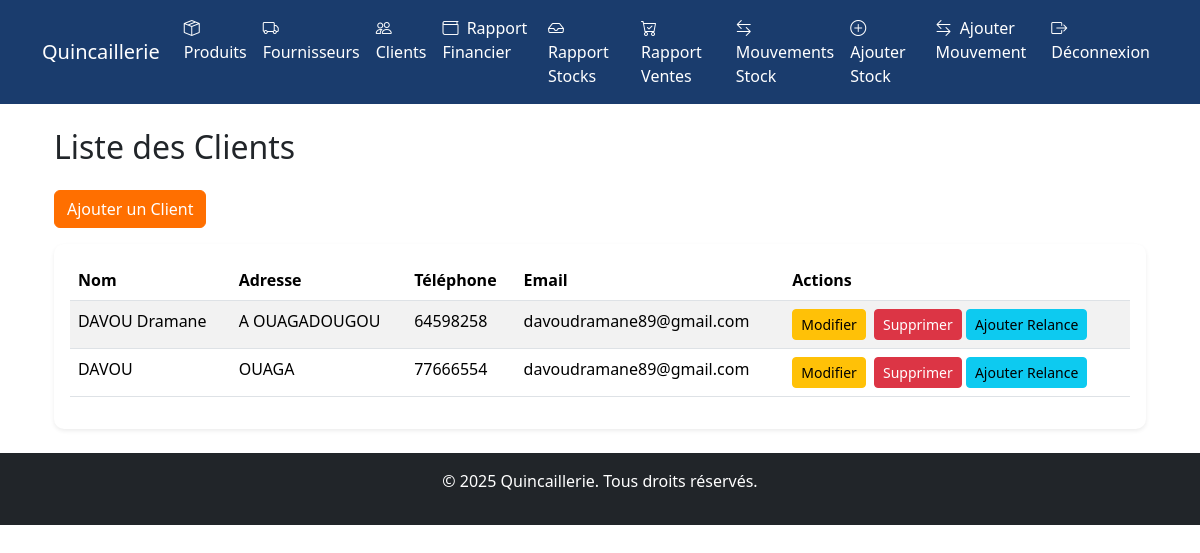
Page /clients/ (signed in) on the earlier database version.
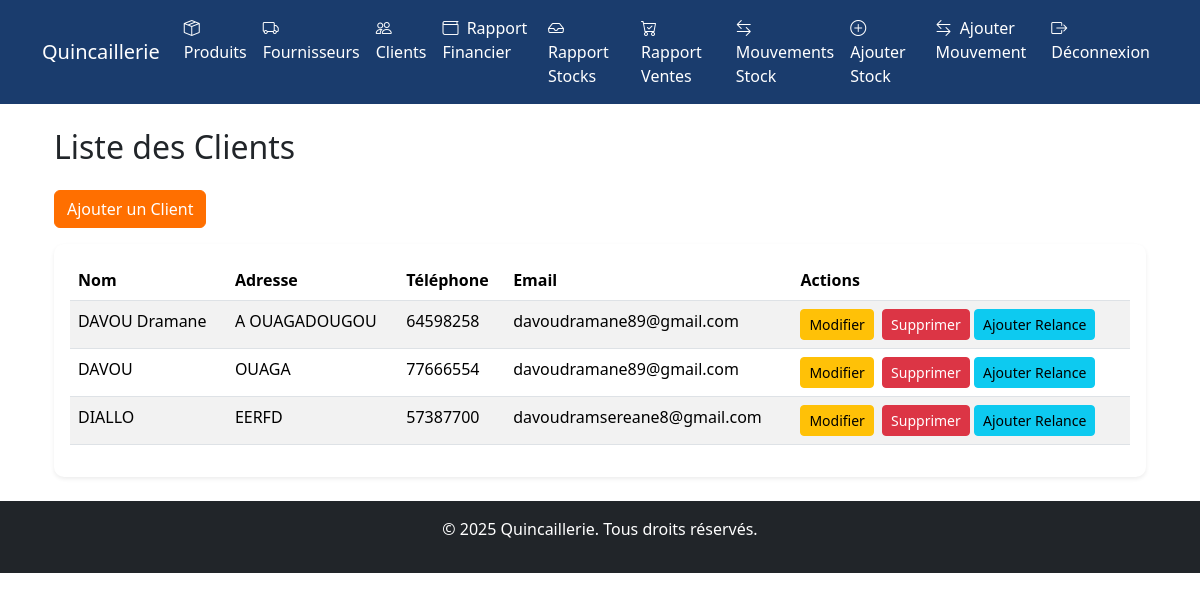
Same page on the later database version.
### clients/models.py (models this page shows, shortened)
class Client(models.Model):
    nom = models.CharField(max_length=200, verbose_name="Nom")
    email = models.EmailField(blank=True, verbose_name="Email")
    telephone = models.CharField(max_length=20, blank=True, verbose_name="Téléphone")
    adresse = models.TextField(blank=True, verbose_name="Adresse")
    solde = models.DecimalField(max_digits=10, decimal_places=2, default=0.00, verbose_name="Solde")
    date_creation = models.DateTimeField(auto_now_add=True)
    class Meta:
        verbose_name = "Client"
        verbose_name_plural = "Clients"

### clients/views.py (the view)
# urls.py: path('', views.liste_clients, name='liste_clients'),
@login_required
def liste_clients(request):
    clients = Client.objects.all()
    return render(request, 'clients/liste_clients.html', {'clients': clients})

### clients/templates/clients/liste_clients.html (shortened to what this page needs)
{% extends 'base.html' %}
{% load static %}
{% block contenu %}
<div class="container fade-in">
    <h2 class="mb-4">Liste des Clients</h2>
    <div class="mb-3">
        <a href="{% url 'clients:ajouter_client' %}" class="btn btn-primary">Ajouter un Client</a>
    </div>
    <div class="card border-0 shadow-sm">
        <div class="card-body">
            <div class="table-responsive">
                <table class="table table-striped table-hover">
                    <thead>
                        <tr>
                            <th>Nom</th>
                            <th>Adresse</th>
                            <th>Téléphone</th>
                            <th>Email</th>
                            <th>Actions</th>
                        </tr>
                    </thead>
                    <tbody>
                        {% for client in clients %}
                            <tr>
                                <td>{{ client.nom }}</td>
                                <td>{{ client.adresse }}</td>
                                <td>{{ client.telephone }}</td>
                                <td>{{ client.email }}</td>
                                <td>
                                    <a href="{% url 'clients:modifier_client' client.pk %}" class="btn btn-sm btn-warning me-1">Modifier</a>
                                    <a href="{% url 'clients:supprimer_client' client.pk %}" class="btn btn-sm btn-danger" onclick="return confirmDelete()">Supprimer</a>
                                    <a href="{% url 'clients:ajouter_relance' client.pk %}" class="btn btn-sm btn-info">Ajouter Relance</a>
                                </td>
                            </tr>
                        {% empty %}
                            <tr>
                                <td colspan="5" class="text-center">Aucun client trouvé.</td>
                            </tr>
                        {% endfor %}
                    </tbody>
                </table>
            </div>
        </div>
    </div>
</div>
{% endblock %}

Differences in the rows shown:
added Client: nom "DIALLO", adresse "EERFD", telephone "57387700", email "davoudramsereane8@gmail.com"
